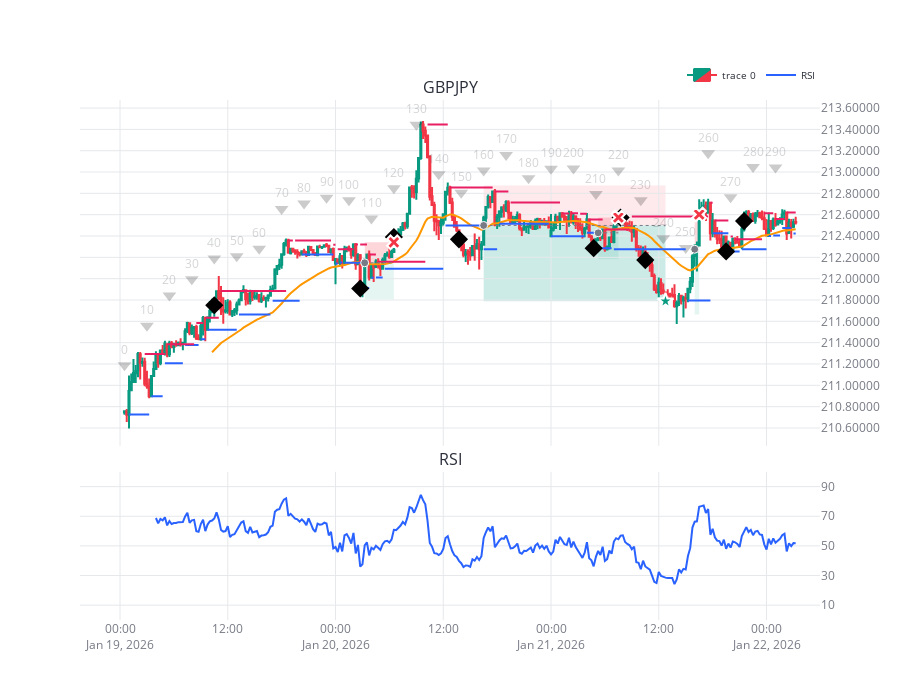

Notebook code cell kept with this figure:
### Code cell
import sys
import os
from datetime import datetime
from dotenv import load_dotenv
original_stdout = sys.stdout
original_stderr = sys.stderr
# sys.stdout = open(os.devnull, 'w')
# sys.stderr = open(os.devnull, 'w')
dotenv_path = os.path.abspath(os.path.join("..", ".env"))
load_dotenv(dotenv_path)

os.environ['ZONE_INVERSION_MARGIN_MICROPIPS'] = '110'  # Zones Tuning
os.environ['BREAKOUT_MIN_STRENGTH_MICROPIPS'] = '100'  # Breakout Tuning
os.environ['MIN_RISK_DISTANCE_MICROPIPS'] = '0.001'

notebook_dir = os.getcwd()
if os.path.basename(notebook_dir) == "notebooks":
    parent_dir = os.path.abspath("..")
    if parent_dir not in sys.path:
        sys.path.insert(0, parent_dir)
from src.utils.config import Config
from src.models.timeframe import Timeframe
from src.utils.plot import plotly_plot
from main import backtesting

Config.show_debug_logs = True
# Tuning
# Config.zone_inversion_margin_micropips = 0 # Zones Tuning
# Config.breakout_min_strength_micropips = 100 # Breakout Tuning: We to break at least X amount of micropips in order to consider a breakout as valid
# Config.min_risk_distance_micropips = 0 


max_candles = 300
symbols = ['GBPJPY']
timeframe = Timeframe.M15
start_date = datetime(2025, 12, 1, 13, 10, 0)
end_date = datetime.now()

res = backtesting(
        symbols=symbols,
        timeframe=timeframe,
        start_date=start_date,
        end_date=end_date,
        max_candles=max_candles)

for symbol_index, (symbol, pair_data) in enumerate(res['data'].items()):
    plotly_plot(res['cerebro'], pair_data, symbol, symbol_index=symbol_index, height=700)

### Figure 1 — Plotly figure (JSON) as saved in the notebook; plotly's stock layout.template omitted (floating-point values rounded to 4 significant figures; data arrays with more than 128 entries replaced by an {"elided": "..."} marker saying what was removed)
{"data": [{"close": {"elided": "300 float values"}, "decreasing": {"fillcolor": "#F23645", "line": {"color": "#F23645"}}, "high": {"elided": "300 float values"}, "hovertemplate": "<extra></extra>", "increasing": {"fillcolor": "#089981", "line": {"color": "#089981"}}, "low": {"elided": "300 float values"}, "open": {"elided": "300 float values"}, "type": "candlestick", "x": {"elided": "300 str values"}, "xaxis": "x", "yaxis": "y"}, {"hovertemplate": "<extra></extra>", "marker": {"color": "black", "size": 12, "symbol": "triangle-down"}, "mode": "markers+text", "name": "Candle Index", "opacity": 0.2, "showlegend": false, "text": ["0", "10", "20", "30", "40", "50", "60", "70", "80", "90", "100", "110", "120", "130", "140", "150", "160", "170", "180", "190", "200", "210", "220", "230", "240", "250", "260", "270", "280", "290"], "textposition": "top center", "type": "scatter", "x": ["2026-01-19T00:30:00", "2026-01-19T03:00:00", "2026-01-19T05:30:00", "2026-01-19T08:00:00", "2026-01-19T10:30:00", "2026-01-19T13:00:00", "2026-01-19T15:30:00", "2026-01-19T18:00:00", "2026-01-19T20:30:00", "2026-01-19T23:00:00", "2026-01-20T01:30:00", "2026-01-20T04:00:00", "2026-01-20T06:30:00", "2026-01-20T09:00:00", "2026-01-20T11:30:00", "2026-01-20T14:00:00", "2026-01-20T16:30:00", "2026-01-20T19:00:00", "2026-01-20T21:30:00", "2026-01-21T00:00:00", "2026-01-21T02:30:00", "2026-01-21T05:00:00", "2026-01-21T07:30:00", "2026-01-21T10:00:00", "2026-01-21T12:30:00", "2026-01-21T15:00:00", "2026-01-21T17:30:00", "2026-01-21T20:00:00", "2026-01-21T22:30:00", "2026-01-22T01:00:00"], "xaxis": "x", "y": [211.2, 211.6, 211.8, 212.0, 212.2, 212.2, 212.3, 212.7, 212.7, 212.8, 212.7, 212.6, 212.8, 213.4, 213.0, 212.8, 213.0, 213.2, 212.9, 213.0, 213.0, 212.8, 213.0, 212.7, 212.4, 212.3, 213.2, 212.8, 213.0, 213.0], "yaxis": "y"}, {"hovertemplate": "<extra></extra>", "line": {"color": "#FF9800", "width": 2}, "mode": "lines", "name": "EMA", "showlegend": false, "type": "scatter", "x": {"elided": "300 str values"}, "xaxis": "x", "y": {"elided": "300 float values"}, "yaxis": "y"}, {"hovertemplate": "<extra></extra>", "line": {"color": "#2962FF", "width": 2}, "mode": "lines", "name": "RSI", "showlegend": true, "type": "scatter", "x": {"elided": "300 str values"}, "xaxis": "x2", "y": {"elided": "300 float values"}, "yaxis": "y2"}, {"hovertemplate": "<extra></extra>", "line": {"color": "#2962FF", "width": 2}, "mode": "lines", "showlegend": false, "type": "scatter", "x": {"elided": "329 str values"}, "xaxis": "x", "y": {"elided": "329 float values"}, "yaxis": "y"}, {"hovertemplate": "<extra></extra>", "line": {"color": "#E91E63", "width": 2}, "mode": "lines", "showlegend": false, "type": "scatter", "x": {"elided": "329 str values"}, "xaxis": "x", "y": {"elided": "329 float values"}, "yaxis": "y"}, {"hovertemplate": "<extra></extra>", "marker": {"color": "black", "size": 14, "symbol": "diamond"}, "mode": "markers", "name": "Placed Order", "showlegend": false, "type": "scatter", "x": ["2026-01-19T10:30:00", "2026-01-20T02:45:00", "2026-01-20T06:30:00", "2026-01-20T13:45:00", "2026-01-21T04:45:00", "2026-01-21T07:45:00", "2026-01-21T10:30:00", "2026-01-21T19:30:00", "2026-01-21T21:30:00"], "xaxis": "x", "y": [211.8, 211.9, 212.4, 212.4, 212.3, 212.6, 212.2, 212.3, 212.5], "yaxis": "y"}, {"hovertemplate": "<extra></extra>", "line": {"color": "#787B86", "dash": "dot", "width": 1}, "mode": "lines", "name": "Entry", "showlegend": false, "type": "scatter", "x": ["2026-01-20T03:15:00", "2026-01-20T06:30:00"], "xaxis": "x", "y": [212.1, 212.1], "yaxis": "y"}, {"hovertemplate": "<extra></extra>", "marker": {"color": "#787B86", "line": {"color": "white", "width": 1}, "size": 8, "symbol": "circle"}, "mode": "markers", "name": "Entry", "showlegend": false, "type": "scatter", "x": ["2026-01-20T03:15:00"], "xaxis": "x", "y": [212.1], "yaxis": "y"}, {"hovertemplate": "<extra></extra>", "marker": {"color": "#F23645", "line": {"color": "white", "width": 2}, "size": 12, "symbol": "x"}, "mode": "markers", "name": "Exit", "showlegend": false, "type": "scatter", "x": ["2026-01-20T06:30:00"], "xaxis": "x", "y": [212.3], "yaxis": "y"}, {"hovertemplate": "<extra></extra>", "line": {"color": "#787B86", "dash": "dot", "width": 1}, "mode": "lines", "name": "Entry", "showlegend": false, "type": "scatter", "x": ["2026-01-20T16:30:00", "2026-01-21T12:45:00"], "xaxis": "x", "y": [212.5, 212.5], "yaxis": "y"}, {"hovertemplate": "<extra></extra>", "marker": {"color": "#787B86", "line": {"color": "white", "width": 1}, "size": 8, "symbol": "circle"}, "mode": "markers", "name": "Entry", "showlegend": false, "type": "scatter", "x": ["2026-01-20T16:30:00"], "xaxis": "x", "y": [212.5], "yaxis": "y"}, {"hovertemplate": "<extra></extra>", "marker": {"color": "#089981", "line": {"color": "white", "width": 2}, "size": 12, "symbol": "star"}, "mode": "markers", "name": "Exit", "showlegend": false, "type": "scatter", "x": ["2026-01-21T12:45:00"], "xaxis": "x", "y": [211.8], "yaxis": "y"}, {"hovertemplate": "<extra></extra>", "line": {"color": "#787B86", "dash": "dot", "width": 1}, "mode": "lines", "name": "Entry", "showlegend": false, "type": "scatter", "x": ["2026-01-21T05:15:00", "2026-01-21T07:30:00"], "xaxis": "x", "y": [212.4, 212.4], "yaxis": "y"}, {"hovertemplate": "<extra></extra>", "marker": {"color": "#787B86", "line": {"color": "white", "width": 1}, "size": 8, "symbol": "circle"}, "mode": "markers", "name": "Entry", "showlegend": false, "type": "scatter", "x": ["2026-01-21T05:15:00"], "xaxis": "x", "y": [212.4], "yaxis": "y"}, {"hovertemplate": "<extra></extra>", "marker": {"color": "#F23645", "line": {"color": "white", "width": 2}, "size": 12, "symbol": "x"}, "mode": "markers", "name": "Exit", "showlegend": false, "type": "scatter", "x": ["2026-01-21T07:30:00"], "xaxis": "x", "y": [212.6], "yaxis": "y"}, {"hovertemplate": "<extra></extra>", "line": {"color": "#787B86", "dash": "dot", "width": 1}, "mode": "lines", "name": "Entry", "showlegend": false, "type": "scatter", "x": ["2026-01-21T16:00:00", "2026-01-21T16:30:00"], "xaxis": "x", "y": [212.3, 212.3], "yaxis": "y"}, {"hovertemplate": "<extra></extra>", "marker": {"color": "#787B86", "line": {"color": "white", "width": 1}, "size": 8, "symbol": "circle"}, "mode": "markers", "name": "Entry", "showlegend": false, "type": "scatter", "x": ["2026-01-21T16:00:00"], "xaxis": "x", "y": [212.3], "yaxis": "y"}, {"hovertemplate": "<extra></extra>", "marker": {"color": "#F23645", "line": {"color": "white", "width": 2}, "size": 12, "symbol": "x"}, "mode": "markers", "name": "Exit", "showlegend": false, "type": "scatter", "x": ["2026-01-21T16:30:00"], "xaxis": "x", "y": [212.6], "yaxis": "y"}], "layout": {"annotations": [{"font": {"size": 16}, "showarrow": false, "text": "GBPJPY", "x": 0.5, "xanchor": "center", "xref": "paper", "y": 1.0, "yanchor": "bottom", "yref": "paper"}, {"font": {"size": 16}, "showarrow": false, "text": "RSI", "x": 0.5, "xanchor": "center", "xref": "paper", "y": 0.285, "yanchor": "bottom", "yref": "paper"}], "dragmode": "pan", "font": {"color": "#2A2E39", "size": 12}, "height": 700, "hovermode": "x", "legend": {"font": {"size": 10}, "orientation": "h", "x": 1, "xanchor": "right", "y": 1.02, "yanchor": "bottom"}, "modebar": {"activecolor": "rgba(0,0,0,0.7)", "bgcolor": "rgba(255,255,255,0.8)", "color": "rgba(0,0,0,0.5)", "orientation": "v"}, "paper_bgcolor": "white", "plot_bgcolor": "white", "shapes": [{"fillcolor": "rgba(242,54,69,0.2)", "layer": "below", "line": {"width": 0}, "type": "rect", "x0": "2026-01-20T03:15:00", "x1": "2026-01-20T06:30:00", "xref": "x", "y0": 212.1, "y1": 212.3, "yref": "y"}, {"fillcolor": "rgba(8,153,129,0.1)", "layer": "below", "line": {"width": 0}, "type": "rect", "x0": "2026-01-20T03:15:00", "x1": "2026-01-20T06:30:00", "xref": "x", "y0": 211.8, "y1": 212.1, "yref": "y"}, {"fillcolor": "rgba(242,54,69,0.1)", "layer": "below", "line": {"width": 0}, "type": "rect", "x0": "2026-01-20T16:30:00", "x1": "2026-01-21T12:45:00", "xref": "x", "y0": 212.5, "y1": 212.9, "yref": "y"}, {"fillcolor": "rgba(8,153,129,0.2)", "layer": "below", "line": {"width": 0}, "type": "rect", "x0": "2026-01-20T16:30:00", "x1": "2026-01-21T12:45:00", "xref": "x", "y0": 211.8, "y1": 212.5, "yref": "y"}, {"fillcolor": "rgba(242,54,69,0.2)", "layer": "below", "line": {"width": 0}, "type": "rect", "x0": "2026-01-21T05:15:00", "x1": "2026-01-21T07:30:00", "xref": "x", "y0": 212.4, "y1": 212.6, "yref": "y"}, {"fillcolor": "rgba(8,153,129,0.1)", "layer": "below", "line": {"width": 0}, "type": "rect", "x0": "2026-01-21T05:15:00", "x1": "2026-01-21T07:30:00", "xref": "x", "y0": 212.2, "y1": 212.4, "yref": "y"}, {"fillcolor": "rgba(242,54,69,0.2)", "layer": "below", "line": {"width": 0}, "type": "rect", "x0": "2026-01-21T16:00:00", "x1": "2026-01-21T16:30:00", "xref": "x", "y0": 212.3, "y1": 212.6, "yref": "y"}, {"fillcolor": "rgba(8,153,129,0.1)", "layer": "below", "line": {"width": 0}, "type": "rect", "x0": "2026-01-21T16:00:00", "x1": "2026-01-21T16:30:00", "xref": "x", "y0": 211.7, "y1": 212.3, "yref": "y"}], "showlegend": true, "xaxis": {"anchor": "y", "domain": [0, 1], "fixedrange": false, "gridcolor": "#E6E8EB", "matches": "x2", "rangeslider": {"visible": false}, "showgrid": true, "showspikes": true, "showticklabels": false, "spikecolor": "#B2B5BE", "spikemode": "across", "spikesnap": "cursor", "spikethickness": 1, "tickfont": {"color": "#787B86"}, "zeroline": false}, "xaxis2": {"anchor": "y2", "domain": [0, 1], "fixedrange": false, "gridcolor": "#E6E8EB", "rangeslider": {"visible": false}, "showgrid": true, "showspikes": true, "spikecolor": "#B2B5BE", "spikemode": "across", "spikesnap": "cursor", "spikethickness": 1, "tickfont": {"color": "#787B86"}, "zeroline": false}, "yaxis": {"anchor": "x", "automargin": true, "domain": [0.335, 1.0], "fixedrange": false, "gridcolor": "#E6E8EB", "hoverformat": ".10f", "nticks": 30, "showgrid": true, "showspikes": true, "side": "right", "spikecolor": "#B2B5BE", "spikemode": "across", "spikesnap": "cursor", "spikethickness": 1, "tickfont": {"color": "#787B86"}, "tickformat": ".5f", "zeroline": false}, "yaxis2": {"anchor": "x2", "automargin": true, "domain": [0, 0.285], "fixedrange": false, "gridcolor": "#E6E8EB", "hoverformat": ".10f", "nticks": 30, "range": [0, 100], "showgrid": true, "showspikes": true, "side": "right", "spikecolor": "#B2B5BE", "spikemode": "across", "spikesnap": "cursor", "spikethickness": 1, "tickfont": {"color": "#787B86"}, "tickformat": ".5f", "tickmode": "array", "ticktext": [10, 30, 50, 70, 90], "tickvals": [10, 30, 50, 70, 90], "zeroline": false}}}
